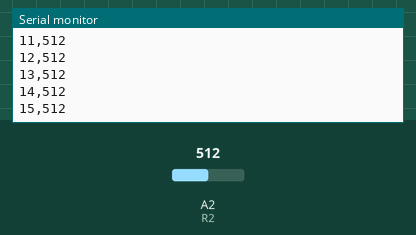
This sketch was run on a simulated Arduino Uno, built with avr-gcc and run on an emulated ATmega328P. Parts: the last lines printed to the serial monitor. The inputs (shaded band) are chosen by the test bench; at power-on: A2 (R2) = 512.

Above: at 1.2 s.
1.3 s: A2 (R2) set to 716
At 1.34 s:
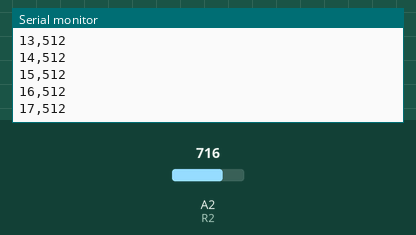
2.8 s: A2 (R2) set to 900
At 2.84 s:
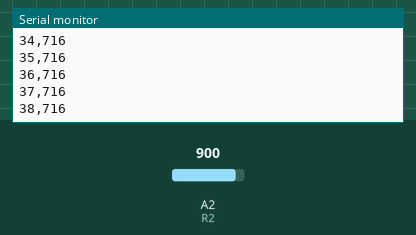
Timing chart, 0 to 5.8 s (numbered marks = the images above; inputs shaded):
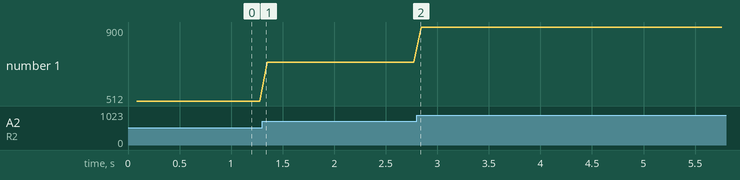

Measured:
- plotted number 1: 512 → 716 after the input at 1.3 s

The sketch:

sensor.ino
```cpp
#define L1 A0
#define F3 A1
#define R2 A2
#define R1 A3
#define F1 A4
#define BACK A5
#define READ_TIMES 7

int counter = 0;

void setup()
{
  Serial.begin(9600);
}

void loop() {
//  if (counter == 0)
//    Serial.println("counter,value");
//  if (counter < 1000) {
//    Serial.print(counter);
//    Serial.print(",");
//    Serial.println(analogRead(FRONT_RIGHT));
//    delay(10);
//    counter++;
//  }

  int sensorVal[READ_TIMES];
  int sortedSensorVal[READ_TIMES];
  for (int i = 0; i < READ_TIMES; i++) {
    sensorVal[i] = analogRead(R2);
    delay(10);
  }
  sortedSensorVal[0] = sensorVal[0];
  for (int i = 1; i < READ_TIMES; i++) {
    int id = 0;
    while (id < i && sortedSensorVal[id] <= sensorVal[i])
      id++;
    if (id == i) {
      sortedSensorVal[i] = sensorVal[i];
    } else {
      for (int j = i - 1; j >= id; j--) {
        sortedSensorVal[j+1] = sensorVal[j];
      }
      sortedSensorVal[id] = sensorVal[i];
    }
  }
  if (counter == 0) {
    Serial.println("count,value");
  }
  if (counter < 1000 && counter >= 0) {
    Serial.print(counter);
    Serial.print(",");
    Serial.println(sortedSensorVal[READ_TIMES/2]);
  }
  counter++;
}
```
